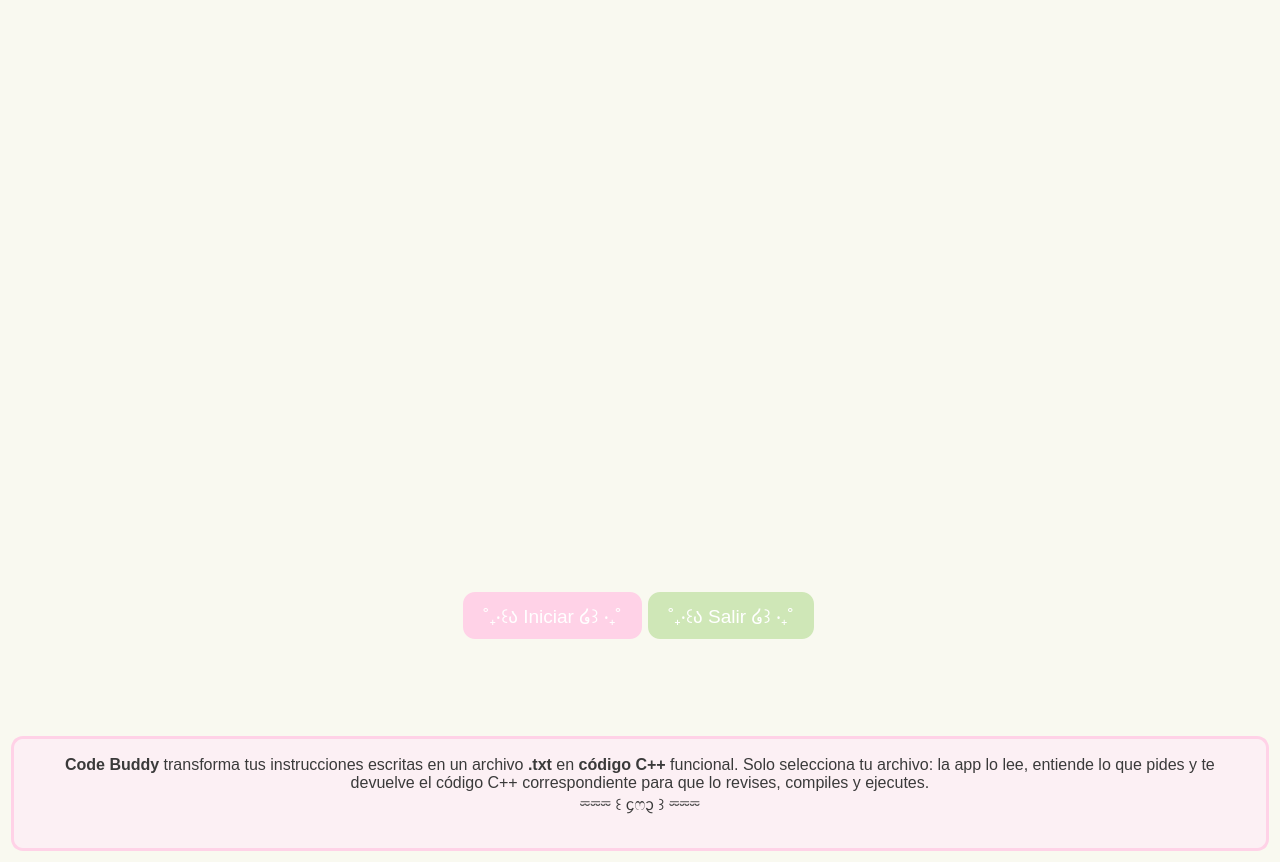
<?xml version="1.0" encoding="UTF-8"?>
<ui version="4.0">
 <class>mainWindowClass</class>
 <widget class="QMainWindow" name="mainWindowClass">
  <property name="geometry">
   <rect>
    <x>0</x>
    <y>0</y>
    <width>1280</width>
    <height>862</height>
   </rect>
  </property>
  <property name="windowTitle">
   <string>mainWindowController</string>
  </property>
  <widget class="QWidget" name="centralWidget">
   <property name="styleSheet">
    <string notr="true">background-color: #f9f9f0;</string>
   </property>
   <layout class="QVBoxLayout" name="verticalLayout_2">
    <item>
     <layout class="QVBoxLayout" name="verticalLayout">
      <property name="spacing">
       <number>16</number>
      </property>
      <property name="sizeConstraint">
       <enum>QLayout::SizeConstraint::SetDefaultConstraint</enum>
      </property>
      <property name="leftMargin">
       <number>0</number>
      </property>
      <property name="topMargin">
       <number>0</number>
      </property>
      <property name="rightMargin">
       <number>0</number>
      </property>
      <property name="bottomMargin">
       <number>0</number>
      </property>
      <item alignment="Qt::AlignmentFlag::AlignHCenter">
       <widget class="QLabel" name="labelTittle">
        <property name="enabled">
         <bool>true</bool>
        </property>
        <property name="text">
         <string/>
        </property>
        <property name="pixmap">
         <pixmap>../../../../../Pictures/Screenshots/Captura de pantalla 2025-08-14 135404.png</pixmap>
        </property>
        <property name="scaledContents">
         <bool>true</bool>
        </property>
       </widget>
      </item>
      <item alignment="Qt::AlignmentFlag::AlignHCenter|Qt::AlignmentFlag::AlignVCenter">
       <widget class="QLabel" name="LabelBuddy">
        <property name="sizePolicy">
         <sizepolicy hsizetype="Fixed" vsizetype="Fixed">
          <horstretch>0</horstretch>
          <verstretch>0</verstretch>
         </sizepolicy>
        </property>
        <property name="maximumSize">
         <size>
          <width>250</width>
          <height>250</height>
         </size>
        </property>
        <property name="text">
         <string/>
        </property>
        <property name="pixmap">
         <pixmap>../../../../../Pictures/Screenshots/Captura de pantalla 2025-08-14 140248.png</pixmap>
        </property>
        <property name="scaledContents">
         <bool>true</bool>
        </property>
        <property name="alignment">
         <set>Qt::AlignmentFlag::AlignCenter</set>
        </property>
       </widget>
      </item>
      <item alignment="Qt::AlignmentFlag::AlignHCenter">
       <widget class="QWidget" name="widget" native="true">
        <layout class="QHBoxLayout" name="horizontalLayout">
         <property name="leftMargin">
          <number>9</number>
         </property>
         <item>
          <widget class="QPushButton" name="btnInicio">
           <property name="maximumSize">
            <size>
             <width>500</width>
             <height>16777215</height>
            </size>
           </property>
           <property name="styleSheet">
            <string notr="true">QPushButton {
    background-color: #ffd2e7;
    color: white;
    border: none;
    border-radius: 12px;
    padding: 10px 20px;
    font-size: 14pt;
}

QPushButton:hover {
    background-color: #ffa8d5;
}

QPushButton:pressed {
    background-color: #ffd2e7;
}
</string>
           </property>
           <property name="text">
            <string>˚₊‧꒰ა Iniciar ໒꒱ ‧₊˚</string>
           </property>
          </widget>
         </item>
         <item>
          <widget class="QPushButton" name="btnSalir">
           <property name="maximumSize">
            <size>
             <width>500</width>
             <height>16777215</height>
            </size>
           </property>
           <property name="acceptDrops">
            <bool>false</bool>
           </property>
           <property name="styleSheet">
            <string notr="true">QPushButton {
    background-color: #cfe7b7;
    color: white;
    border: none;
    border-radius: 12px;
    padding: 10px 20px;
    font-size: 14pt;
}

QPushButton:hover {
    background-color: #bae093;
}

QPushButton:pressed {
    background-color: #cfe7b7;
}
</string>
           </property>
           <property name="text">
            <string>˚₊‧꒰ა Salir ໒꒱ ‧₊˚</string>
           </property>
           <property name="autoDefault">
            <bool>false</bool>
           </property>
           <property name="default">
            <bool>false</bool>
           </property>
           <property name="flat">
            <bool>false</bool>
           </property>
          </widget>
         </item>
        </layout>
       </widget>
      </item>
     </layout>
    </item>
    <item>
     <widget class="QTextEdit" name="txtSobreApp">
      <property name="maximumSize">
       <size>
        <width>16777215</width>
        <height>115</height>
       </size>
      </property>
      <property name="styleSheet">
       <string notr="true">QTextEdit {
    background: #fcf0f4;
    color: #3a3a3a;
    border: 3px solid #ffd2e7;
    border-radius: 12px;
    padding: 12px 16px;
    font-size: 12pt;
    selection-background-color: #ead1f6;
    selection-color: #2c2c2c;
}

QTextEdit:disabled {
    background: #f4f4f4;
    color: #9a9a9a;
    border-color: #dddddd;
}</string>
      </property>
      <property name="html">
       <string>&lt;!DOCTYPE HTML PUBLIC &quot;-//W3C//DTD HTML 4.0//EN&quot; &quot;http://www.w3.org/TR/REC-html40/strict.dtd&quot;&gt;
&lt;html&gt;&lt;head&gt;&lt;meta name=&quot;qrichtext&quot; content=&quot;1&quot; /&gt;&lt;meta charset=&quot;utf-8&quot; /&gt;&lt;style type=&quot;text/css&quot;&gt;
p, li { white-space: pre-wrap; }
hr { height: 1px; border-width: 0; }
li.unchecked::marker { content: &quot;\2610&quot;; }
li.checked::marker { content: &quot;\2612&quot;; }
&lt;/style&gt;&lt;/head&gt;&lt;body style=&quot; font-family:'Segoe UI'; font-size:12pt; font-weight:400; font-style:normal;&quot;&gt;
&lt;p align=&quot;center&quot; style=&quot; margin-top:0px; margin-bottom:0px; margin-left:0px; margin-right:0px; -qt-block-indent:0; text-indent:0px;&quot;&gt;&lt;span style=&quot; font-weight:700;&quot;&gt;Code Buddy&lt;/span&gt; transforma tus instrucciones escritas en un archivo &lt;span style=&quot; font-weight:700;&quot;&gt;.txt&lt;/span&gt; en &lt;span style=&quot; font-weight:700;&quot;&gt;código C++&lt;/span&gt; funcional. Solo selecciona tu archivo: la app lo lee, entiende lo que pides y te devuelve el código C++ correspondiente para que lo revises, compiles y ejecutes.&lt;/p&gt;
&lt;p align=&quot;center&quot; style=&quot; margin-top:0px; margin-bottom:0px; margin-left:0px; margin-right:0px; -qt-block-indent:0; text-indent:0px;&quot;&gt;⏔⏔⏔ ꒰ ᧔ෆ᧓ ꒱ ⏔⏔⏔&lt;/p&gt;&lt;/body&gt;&lt;/html&gt;</string>
      </property>
     </widget>
    </item>
   </layout>
  </widget>
 </widget>
 <layoutdefault spacing="6" margin="11"/>
 <resources>
  <include location="mainWindow.qrc"/>
 </resources>
 <connections>
  <connection>
   <sender>btnSalir</sender>
   <signal>clicked(bool)</signal>
   <receiver>mainWindowClass</receiver>
   <slot>close()</slot>
   <hints>
    <hint type="sourcelabel">
     <x>728</x>
     <y>706</y>
    </hint>
    <hint type="destinationlabel">
     <x>1266</x>
     <y>166</y>
    </hint>
   </hints>
  </connection>
 </connections>
</ui>
